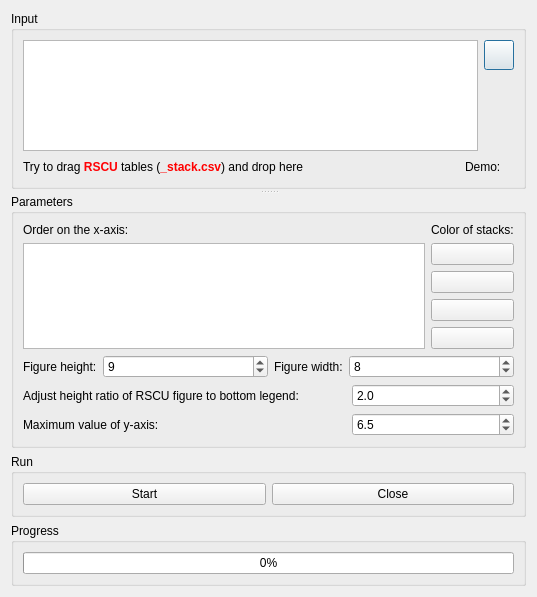
<?xml version="1.0" encoding="UTF-8"?>
<ui version="4.0">
 <class>RSCUfig</class>
 <widget class="QDialog" name="RSCUfig">
  <property name="geometry">
   <rect>
    <x>0</x>
    <y>0</y>
    <width>537</width>
    <height>597</height>
   </rect>
  </property>
  <property name="windowTitle">
   <string>Draw RSCU Figure</string>
  </property>
  <layout class="QGridLayout" name="gridLayout_3">
   <item row="0" column="0">
    <widget class="QSplitter" name="splitter">
     <property name="midLineWidth">
      <number>0</number>
     </property>
     <property name="orientation">
      <enum>Qt::Vertical</enum>
     </property>
     <property name="handleWidth">
      <number>5</number>
     </property>
     <widget class="QGroupBox" name="groupBox">
      <property name="title">
       <string>Input</string>
      </property>
      <layout class="QGridLayout" name="gridLayout">
       <item row="0" column="0">
        <widget class="QListWidget" name="listWidget_3">
         <property name="acceptDrops">
          <bool>true</bool>
         </property>
         <property name="toolTip">
          <string>Try to drag to reorder</string>
         </property>
         <property name="editTriggers">
          <set>QAbstractItemView::AnyKeyPressed|QAbstractItemView::DoubleClicked|QAbstractItemView::EditKeyPressed</set>
         </property>
         <property name="dragEnabled">
          <bool>true</bool>
         </property>
         <property name="dragDropMode">
          <enum>QAbstractItemView::InternalMove</enum>
         </property>
         <property name="defaultDropAction">
          <enum>Qt::MoveAction</enum>
         </property>
         <property name="selectionMode">
          <enum>QAbstractItemView::ExtendedSelection</enum>
         </property>
         <property name="viewMode">
          <enum>QListView::ListMode</enum>
         </property>
        </widget>
       </item>
       <item row="0" column="1">
        <layout class="QVBoxLayout" name="verticalLayout_2">
         <item>
          <widget class="QPushButton" name="pushButton_3">
           <property name="sizePolicy">
            <sizepolicy hsizetype="Fixed" vsizetype="Fixed">
             <horstretch>0</horstretch>
             <verstretch>0</verstretch>
            </sizepolicy>
           </property>
           <property name="minimumSize">
            <size>
             <width>30</width>
             <height>30</height>
            </size>
           </property>
           <property name="maximumSize">
            <size>
             <width>30</width>
             <height>30</height>
            </size>
           </property>
           <property name="styleSheet">
            <string notr="true"/>
           </property>
           <property name="text">
            <string/>
           </property>
          </widget>
         </item>
         <item>
          <widget class="QToolButton" name="toolButton_T">
           <property name="minimumSize">
            <size>
             <width>30</width>
             <height>30</height>
            </size>
           </property>
           <property name="maximumSize">
            <size>
             <width>30</width>
             <height>30</height>
            </size>
           </property>
           <property name="text">
            <string/>
           </property>
           <property name="icon">
            <iconset resource="../myRes.qrc">
             <normaloff>:/picture/resourses/delete.png</normaloff>:/picture/resourses/delete.png</iconset>
           </property>
           <property name="iconSize">
            <size>
             <width>26</width>
             <height>26</height>
            </size>
           </property>
           <property name="shortcut">
            <string>Del</string>
           </property>
           <property name="autoRaise">
            <bool>true</bool>
           </property>
          </widget>
         </item>
         <item>
          <spacer name="verticalSpacer_2">
           <property name="orientation">
            <enum>Qt::Vertical</enum>
           </property>
           <property name="sizeHint" stdset="0">
            <size>
             <width>20</width>
             <height>40</height>
            </size>
           </property>
          </spacer>
         </item>
        </layout>
       </item>
       <item row="1" column="0" colspan="2">
        <layout class="QHBoxLayout" name="horizontalLayout">
         <item>
          <widget class="QLabel" name="label_16">
           <property name="text">
            <string>&lt;html&gt;&lt;head/&gt;&lt;body&gt;&lt;p&gt;Try to drag &lt;span style=&quot; font-weight:600; color:#ff0105;&quot;&gt;RSCU&lt;/span&gt; tables (&lt;span style=&quot; font-weight:600; color:#ff0000;&quot;&gt;_stack.csv&lt;/span&gt;) and drop here&lt;/p&gt;&lt;/body&gt;&lt;/html&gt;</string>
           </property>
           <property name="openExternalLinks">
            <bool>true</bool>
           </property>
          </widget>
         </item>
         <item>
          <spacer name="horizontalSpacer">
           <property name="orientation">
            <enum>Qt::Horizontal</enum>
           </property>
           <property name="sizeHint" stdset="0">
            <size>
             <width>40</width>
             <height>20</height>
            </size>
           </property>
          </spacer>
         </item>
         <item>
          <widget class="QLabel" name="label_3">
           <property name="text">
            <string>Demo:</string>
           </property>
          </widget>
         </item>
         <item>
          <widget class="ClickedLableGif" name="label_2">
           <property name="toolTip">
            <string>Brief example</string>
           </property>
           <property name="text">
            <string/>
           </property>
          </widget>
         </item>
        </layout>
       </item>
      </layout>
     </widget>
     <widget class="QGroupBox" name="groupBox_2">
      <property name="title">
       <string>Parameters</string>
      </property>
      <layout class="QGridLayout" name="gridLayout_6">
       <item row="0" column="0">
        <layout class="QVBoxLayout" name="verticalLayout_3">
         <item>
          <widget class="QLabel" name="label_4">
           <property name="text">
            <string>Order on the x-axis:</string>
           </property>
          </widget>
         </item>
         <item>
          <widget class="QListWidget" name="listWidget_2">
           <property name="toolTip">
            <string>Try to drag to reorder</string>
           </property>
           <property name="editTriggers">
            <set>QAbstractItemView::NoEditTriggers</set>
           </property>
           <property name="dragEnabled">
            <bool>true</bool>
           </property>
           <property name="dragDropMode">
            <enum>QAbstractItemView::InternalMove</enum>
           </property>
           <property name="defaultDropAction">
            <enum>Qt::MoveAction</enum>
           </property>
           <property name="selectionMode">
            <enum>QAbstractItemView::ExtendedSelection</enum>
           </property>
          </widget>
         </item>
        </layout>
       </item>
       <item row="0" column="1">
        <layout class="QVBoxLayout" name="verticalLayout">
         <item>
          <widget class="QLabel" name="label_6">
           <property name="text">
            <string>Color of stacks:</string>
           </property>
          </widget>
         </item>
         <item>
          <widget class="QPushButton" name="pushButton_color">
           <property name="sizePolicy">
            <sizepolicy hsizetype="Minimum" vsizetype="Expanding">
             <horstretch>0</horstretch>
             <verstretch>0</verstretch>
            </sizepolicy>
           </property>
           <property name="toolTip">
            <string>Click to change color</string>
           </property>
           <property name="autoFillBackground">
            <bool>false</bool>
           </property>
           <property name="styleSheet">
            <string notr="true"/>
           </property>
           <property name="text">
            <string/>
           </property>
          </widget>
         </item>
         <item>
          <widget class="QPushButton" name="pushButton_color_2">
           <property name="sizePolicy">
            <sizepolicy hsizetype="Minimum" vsizetype="Expanding">
             <horstretch>0</horstretch>
             <verstretch>0</verstretch>
            </sizepolicy>
           </property>
           <property name="toolTip">
            <string>Click to change color</string>
           </property>
           <property name="autoFillBackground">
            <bool>false</bool>
           </property>
           <property name="styleSheet">
            <string notr="true"/>
           </property>
           <property name="text">
            <string/>
           </property>
          </widget>
         </item>
         <item>
          <widget class="QPushButton" name="pushButton_color_3">
           <property name="sizePolicy">
            <sizepolicy hsizetype="Minimum" vsizetype="Expanding">
             <horstretch>0</horstretch>
             <verstretch>0</verstretch>
            </sizepolicy>
           </property>
           <property name="toolTip">
            <string>Click to change color</string>
           </property>
           <property name="autoFillBackground">
            <bool>false</bool>
           </property>
           <property name="styleSheet">
            <string notr="true"/>
           </property>
           <property name="text">
            <string/>
           </property>
          </widget>
         </item>
         <item>
          <widget class="QPushButton" name="pushButton_color_4">
           <property name="sizePolicy">
            <sizepolicy hsizetype="Minimum" vsizetype="Expanding">
             <horstretch>0</horstretch>
             <verstretch>0</verstretch>
            </sizepolicy>
           </property>
           <property name="toolTip">
            <string>Click to change color</string>
           </property>
           <property name="autoFillBackground">
            <bool>false</bool>
           </property>
           <property name="styleSheet">
            <string notr="true"/>
           </property>
           <property name="text">
            <string/>
           </property>
          </widget>
         </item>
        </layout>
       </item>
       <item row="1" column="0" colspan="2">
        <layout class="QHBoxLayout" name="horizontalLayout_2">
         <item>
          <widget class="QLabel" name="label_9">
           <property name="text">
            <string>Figure height:</string>
           </property>
          </widget>
         </item>
         <item>
          <widget class="QSpinBox" name="spinBox_5">
           <property name="sizePolicy">
            <sizepolicy hsizetype="Expanding" vsizetype="Fixed">
             <horstretch>0</horstretch>
             <verstretch>0</verstretch>
            </sizepolicy>
           </property>
           <property name="minimum">
            <number>1</number>
           </property>
           <property name="maximum">
            <number>999</number>
           </property>
           <property name="value">
            <number>9</number>
           </property>
          </widget>
         </item>
         <item>
          <widget class="QLabel" name="label_15">
           <property name="text">
            <string>Figure width:</string>
           </property>
          </widget>
         </item>
         <item>
          <widget class="QSpinBox" name="spinBox_6">
           <property name="sizePolicy">
            <sizepolicy hsizetype="Expanding" vsizetype="Fixed">
             <horstretch>0</horstretch>
             <verstretch>0</verstretch>
            </sizepolicy>
           </property>
           <property name="minimum">
            <number>1</number>
           </property>
           <property name="maximum">
            <number>999</number>
           </property>
           <property name="value">
            <number>8</number>
           </property>
          </widget>
         </item>
        </layout>
       </item>
       <item row="2" column="0" colspan="2">
        <layout class="QGridLayout" name="gridLayout_2">
         <item row="0" column="0" colspan="2">
          <widget class="QLabel" name="label_13">
           <property name="text">
            <string>Adjust height ratio of RSCU figure to bottom legend:</string>
           </property>
          </widget>
         </item>
         <item row="0" column="2">
          <widget class="MyDoubleSpinBox" name="doubleSpinBox_2">
           <property name="toolTip">
            <string>the input must be multiple of 0.5</string>
           </property>
           <property name="readOnly">
            <bool>false</bool>
           </property>
           <property name="decimals">
            <number>1</number>
           </property>
           <property name="singleStep">
            <double>0.100000000000000</double>
           </property>
           <property name="value">
            <double>2.000000000000000</double>
           </property>
          </widget>
         </item>
         <item row="1" column="2">
          <widget class="MyDoubleSpinBox" name="doubleSpinBox_3">
           <property name="toolTip">
            <string/>
           </property>
           <property name="readOnly">
            <bool>false</bool>
           </property>
           <property name="decimals">
            <number>1</number>
           </property>
           <property name="singleStep">
            <double>0.100000000000000</double>
           </property>
           <property name="value">
            <double>6.500000000000000</double>
           </property>
          </widget>
         </item>
         <item row="1" column="0" colspan="2">
          <widget class="QLabel" name="label_14">
           <property name="text">
            <string>Maximum value of y-axis:</string>
           </property>
          </widget>
         </item>
        </layout>
       </item>
      </layout>
     </widget>
    </widget>
   </item>
   <item row="1" column="0">
    <widget class="QGroupBox" name="groupBox_3">
     <property name="title">
      <string>Run</string>
     </property>
     <layout class="QGridLayout" name="gridLayout_5" columnstretch="1,1">
      <item row="0" column="0">
       <widget class="ArrowPushButton" name="pushButton">
        <property name="text">
         <string>Start</string>
        </property>
        <property name="icon">
         <iconset resource="../myRes.qrc">
          <normaloff>:/picture/resourses/if_start_60207.png</normaloff>:/picture/resourses/if_start_60207.png</iconset>
        </property>
       </widget>
      </item>
      <item row="0" column="1">
       <widget class="QPushButton" name="pushButton_2">
        <property name="text">
         <string>Close</string>
        </property>
        <property name="icon">
         <iconset resource="../myRes.qrc">
          <normaloff>:/picture/resourses/if_Delete_1493279.png</normaloff>:/picture/resourses/if_Delete_1493279.png</iconset>
        </property>
       </widget>
      </item>
     </layout>
    </widget>
   </item>
   <item row="2" column="0">
    <widget class="QGroupBox" name="groupBox_5">
     <property name="title">
      <string>Progress</string>
     </property>
     <layout class="QGridLayout" name="gridLayout_4">
      <item row="0" column="0">
       <widget class="QProgressBar" name="progressBar">
        <property name="value">
         <number>0</number>
        </property>
       </widget>
      </item>
     </layout>
    </widget>
   </item>
  </layout>
 </widget>
 <customwidgets>
  <customwidget>
   <class>MyDoubleSpinBox</class>
   <extends>QDoubleSpinBox</extends>
   <header>src.CustomWidget.h</header>
  </customwidget>
  <customwidget>
   <class>ArrowPushButton</class>
   <extends>QPushButton</extends>
   <header>src.CustomWidget.h</header>
  </customwidget>
  <customwidget>
   <class>ClickedLableGif</class>
   <extends>QLabel</extends>
   <header>src.CustomWidget.h</header>
  </customwidget>
 </customwidgets>
 <resources>
  <include location="../myRes.qrc"/>
 </resources>
 <connections/>
</ui>
